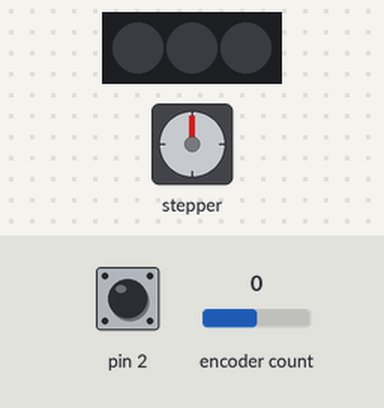
The sketch below on a simulated Arduino Uno, built with avr-gcc and run on an emulated ATmega328P. Shown: 3 RGB LEDs in strip order, left to right, stepper motor. Inputs (shaded band) come from the test bench; at power-on: encoder count 0, pin 2 HIGH. Stepper angles assume 200 steps per turn; what the sketch prints to the serial monitor is not drawn.

Above: at 1.2 s.
1.3 s: encoder count set to 4
At 1.47 s:
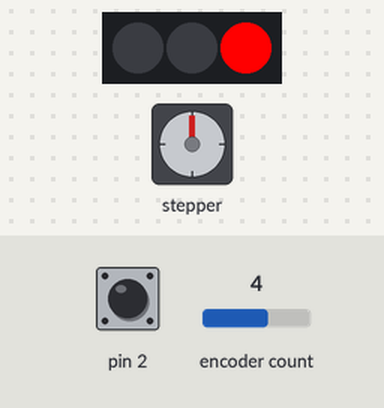
At 2.08 s:
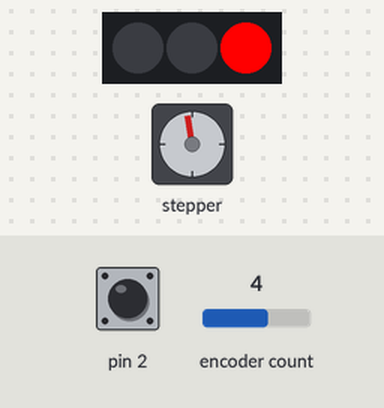
4.3 s: encoder count set to 3
At 4.5 s:
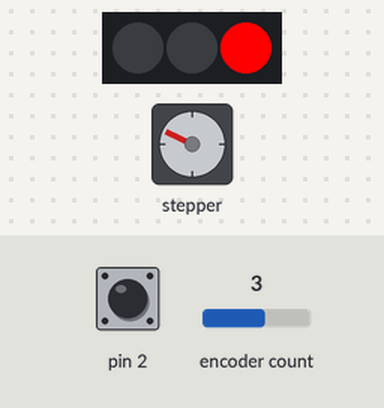
Timing chart, 0 to 16.3 s (numbered marks = the images above; inputs shaded):
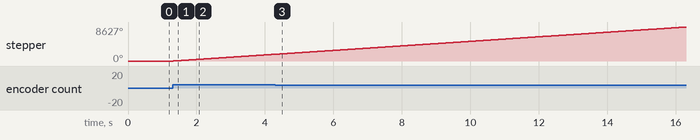

Measured:
- after the input at 1.3 s, stepper: keeps turning clockwise at about 577°/s, starting at once

The sketch:

steppa.ino
```cpp
// AccelStepper - Version: 1.61.0
#include <AccelStepper.h>
#include <MultiStepper.h>


#include <Adafruit_NeoPixel.h>
#include <Encoder.h>
#include <Stepper.h>

#define PIN      12
#define N_LEDS 3

#define dirPin 6
#define stepPin 5
#define stepSpeed 1000
#define motorInterfaceType 1
#define sleepPin 10

// Create a new instance of the AccelStepper class:
AccelStepper stepper = AccelStepper(motorInterfaceType, stepPin, dirPin);


// Change these pin numbers to the pins connected to your encoder.
//   Best Performance: both pins have interrupt capability
//   Good Performance: only the first pin has interrupt capability
//   Low Performance:  neither pin has interrupt capability
Encoder knob(3, 4);
//   avoid using pins with LEDs attached


long knobPosition = 0;
long knobMax = 15;
long knobMin = -15;

Adafruit_NeoPixel strip = Adafruit_NeoPixel(N_LEDS, PIN, NEO_GRB + NEO_KHZ800);

uint32_t green = strip.Color(0, 255, 0);
uint32_t red = strip.Color(255, 0, 0);
uint32_t blue = strip.Color(0,0,255);


void setup() {
  strip.begin();
  Serial.begin(9600);
  // set the speed at 60 rpm:
  pinMode(2, INPUT_PULLUP);
  Serial.println("Stepper tester:");
  stepper.setMaxSpeed(10000);
  pinMode(sleepPin, OUTPUT);

}

void loop() {

  long newKnobPosition;
  newKnobPosition = knob.read();
  if (newKnobPosition > knobMax) {
      knob.write(knobMax);
      newKnobPosition = knobMax;
  }
  if (newKnobPosition < knobMin) {
      knob.write(knobMin);
      newKnobPosition = knobMin;
  }
  if (newKnobPosition != knobPosition) {
    Serial.print("Knob = ");
    Serial.print(newKnobPosition);
    Serial.println();
    knobPosition = newKnobPosition;
    indicate(knobPosition);
  }


   Serial.println(digitalRead(2));

   if (knobPosition > 5) {
    digitalWrite(sleepPin, HIGH);
     // Set the speed in steps per second:
    stepper.setSpeed(stepSpeed);
    // Step the motor with a constant speed as set by setSpeed():
    stepper.runSpeed();
   }
   if (knobPosition < -5) {
        if (digitalRead(2) == false) {
        // Set the speed in steps per second:
      digitalWrite(sleepPin, HIGH);
      stepper.setSpeed(-stepSpeed);
      // Step the motor with a constant speed as set by setSpeed():
      stepper.runSpeed();
   } else {
         knobPosition = 0;
         knob.write(0);
         stepper.stop();
         digitalWrite(sleepPin, LOW);
    indicate(knobPosition);
   }

   }

}

static void indicate(long value) {

  for(uint16_t i=0; i<strip.numPixels(); i++) {
      strip.setPixelColor(i  , 0); // erase all pixels
  }
  Serial.println(value);
  if (value < -5) {
    Serial.println("green");
    strip.setPixelColor(0, green);

  } else if (value > 5) {
      Serial.println("red");
      strip.setPixelColor(2, red);
  } else {
      Serial.println("blue");
      strip.setPixelColor(1, blue);
  }
  strip.show();
}

static void chase(uint32_t c) {
  for(uint16_t i=0; i<strip.numPixels()+4; i++) {
      strip.setPixelColor(i  , c); // Draw new pixel
      strip.setPixelColor(i-4, 0); // Erase pixel a few steps back
      strip.show();
      delay(5);
  }
}

static void step(int count) {


}
```
